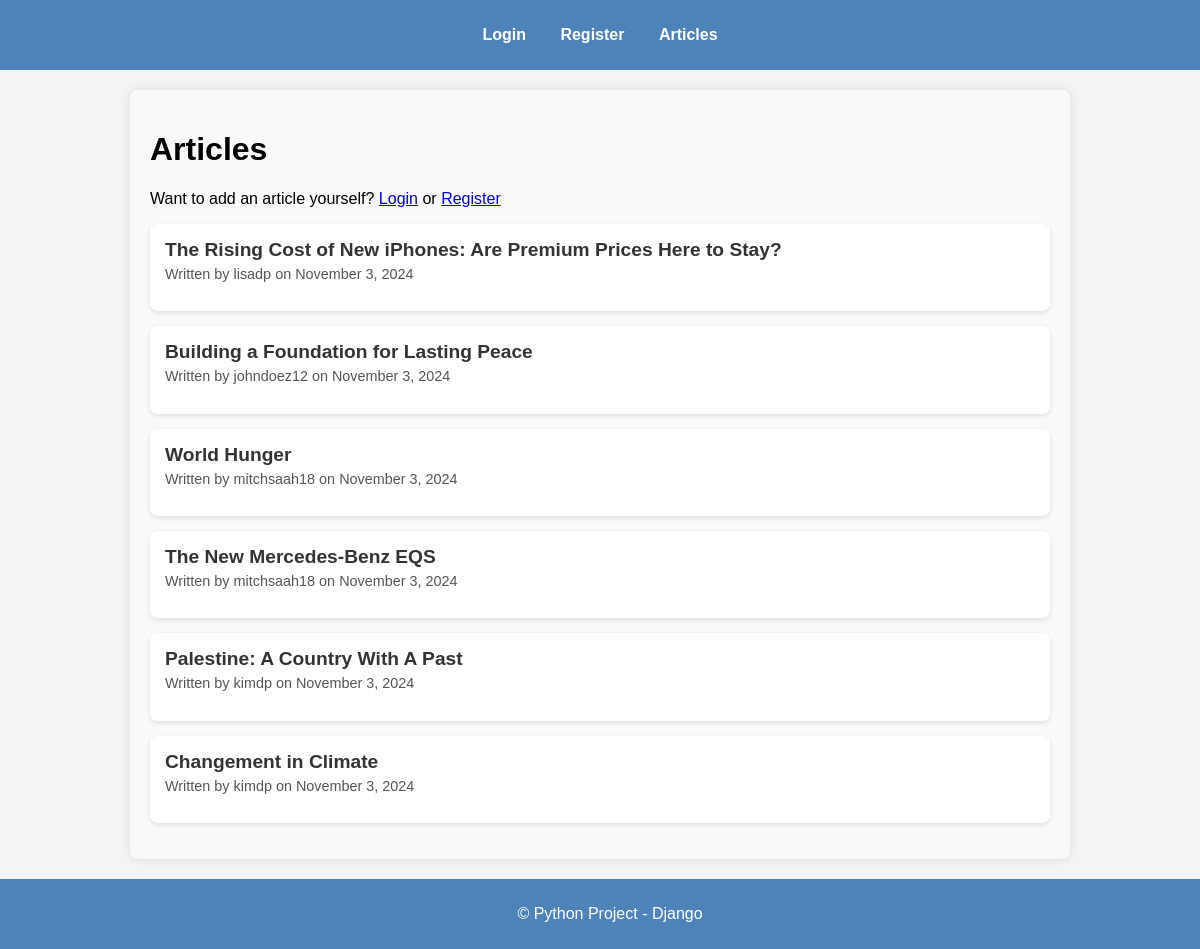
The app's page /articles/ with its own data.
### my_app/models.py (models this page shows, shortened)
class Article(models.Model):
    title = models.CharField(max_length=200)
    content = models.TextField()
    author = models.ForeignKey(User, on_delete=models.CASCADE)
    created_at = models.DateTimeField(auto_now_add=True)

### my_app/views.py (the view)
# urls.py: path('articles/', views.ArticleListView.as_view(), name='article_list'),
class ArticleListView(ListView):
    model = Article
    template_name = 'articles/article_list.html'  #
    context_object_name = 'articles'
    ordering = ['-created_at']

### my_app/templates/articles/article_list.html (shortened to what this page needs)
{% extends "base.html" %}
{% block content %}
    <div class="article-list-container">
        <h1>Articles</h1>
            {% if user.is_authenticated %}
                <a href="{% url 'add_article' %}">Add New Article</a>
            {% else %}
                <p>Want to add an article yourself? <a href="{% url 'login' %}">Login</a> or <a href="{% url 'register' %}">Register</a></p>
            {% endif %}
        <ul class="article-list">
            {% for article in articles %}
                <li class="article-card">
                    <a href="{% url 'article_detail' article.pk %}" class="article-link">{{ article.title }}</a>
                    <p>Written by {{ article.author.username }} on {{ article.created_at|date:"F j, Y" }}</p>
                </li>
            {% endfor %}
        </ul>
    </div>
{% endblock %}

### static/css/style.css (style rules this page uses)
body { font-family: Arial, sans-serif; background-color: #f4f4f4; margin: 0; padding: 0; }
.article-list-container { max-width: 900px; margin: 20px auto; padding: 20px; background-color: #f9f9f9; border-radius: 8px; box-shadow: 0 0 10px rgba(0, 0, 0, 0.1); }
.article-list { list-style-type: none; padding: 0; }
.article-card { margin-bottom: 15px; padding: 15px; background-color: #ffffff; border-radius: 8px; box-shadow: 0 2px 5px rgba(0, 0, 0, 0.1); transition: transform 0.2s ease; }
.article-link { font-size: 1.2em; font-weight: bold; color: #333; text-decoration: none; }
.article-card p { font-size: 0.9em; color: #555; margin-top: 5px; }

### records on screen
Article: title "The Rising Cost of New iPhones: Are Premium Prices Here to Stay?", author.username "lisadp", created_at "November 3, 2024"
Article: title "Building a Foundation for Lasting Peace", author.username "johndoez12", created_at "November 3, 2024"
Article: title "World Hunger", author.username "mitchsaah18", created_at "November 3, 2024"
Article: title "The New Mercedes-Benz EQS", author.username "mitchsaah18", created_at "November 3, 2024"
Article: title "Palestine: A Country With A Past", author.username "kimdp", created_at "November 3, 2024"
Article: title "Changement in Climate", author.username "kimdp", created_at "November 3, 2024"
